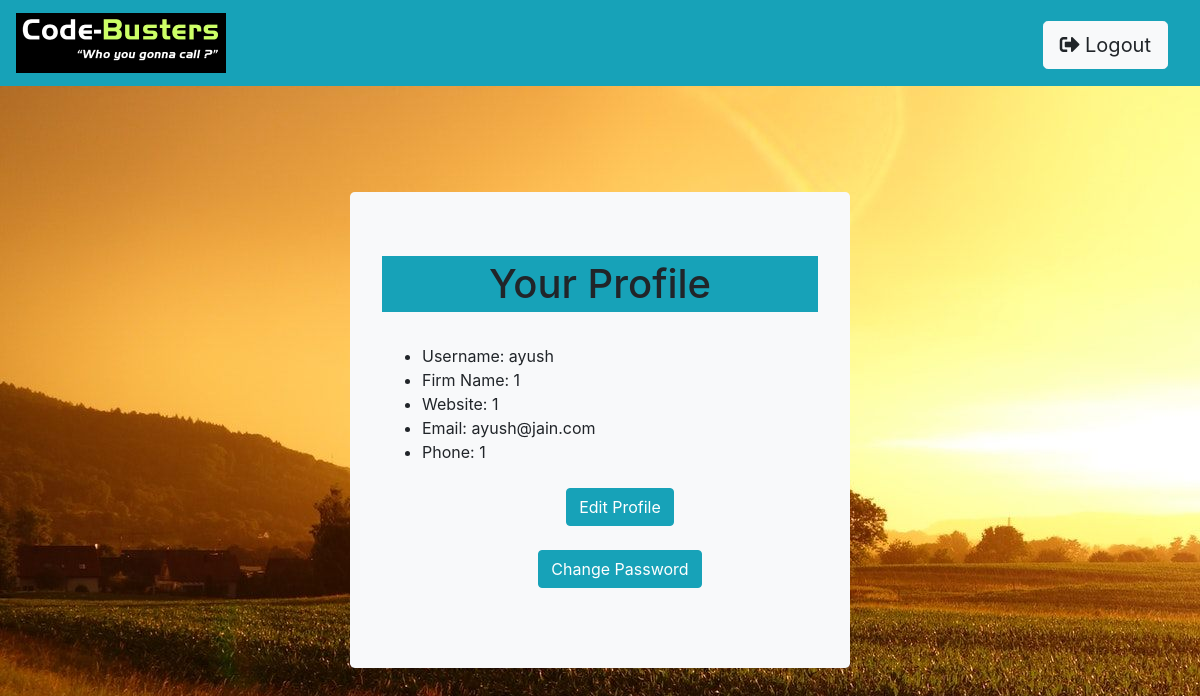
Page /web/myprofile/ (signed in) on the earlier database version.
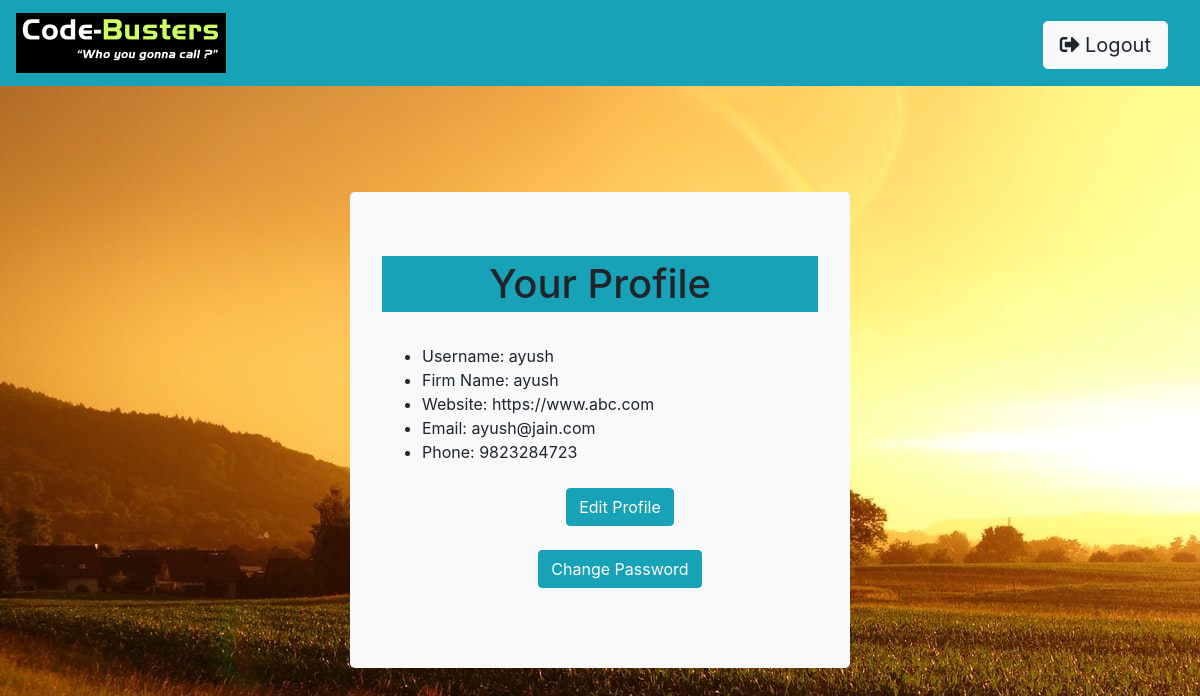
Same page on the later database version.
### web/models.py (models this page shows)
class User(AbstractUser):
    is_seller = models.BooleanField(default=False)
    is_buyer = models.BooleanField(default=False)
    phone = models.CharField(max_length=10, validators=[MinLengthValidator(10),RegexValidator(r'^\d{1,10}$')], default='')
    firm_name = models.CharField(max_length=100,default='')
    website = models.URLField(max_length=100,default='')

### web/views.py (the view)
# urls.py: path('myprofile/',views.my_profile,name="my_profile"),
@login_required(login_url='/web/login/')
def my_profile(request):
    return render(request, 'web/myprofile.html',{'user':request.user})

### web/templates/web/myprofile.html (shortened to what this page needs)
{% extends 'base.html' %}
{% block body %}
<ul class="nav navbar-nav ml-auto">
        <li class="nav-item mr-3 pt-1">
            <form action="{% url 'web:logout' %}" method="post">
            <button type="submit" class="btn btn-light btn-lg">
                <span class="fas fa-sign-out-alt"></span> Logout
            </button>
            </form>
        </li>
</ul>
{% endblock %}
{% block div %}
<br>
<br><br><br><br><br><br><br>
<div class = "jumbotron container bg-light" style="width:500px">
<h1 class="bg-info p-1" align="center">Your Profile</h1>
<br>
{% if user.is_seller is True %}
<ul>
    <li>Username: {{user}}</li>
    <li>Firm Name: {{user.firm_name}}</li>
    <li>Website: {{user.website}}</li>
    <li>Email: {{user.email}}</li>
    <li>Phone: {{user.phone}}</li>
    <br>
    <div align="center">
    <form action="{% url 'web:edit_profile' %}">
    <button type="submit" class="btn btn-info">
        Edit Profile
    </button>
    </form>
    <br>
    <form action="{% url 'web:change_password' %}">
    <button tyoe="submit" class="btn btn-info">
        Change Password
    </button>
    </form>
</ul>
{% endif %}
</div>
{% endblock %}

### web/templates/base.html (shortened to what this page needs)
{% load static %}
<!DOCTYPE html>
<html lang="en">
    <head>
                <link rel="stylesheet" href="https://maxcdn.bootstrapcdn.com/bootstrap/4.3.1/css/bootstrap.min.css">
                <link rel="stylesheet" href="https://stackpath.bootstrapcdn.com/bootstrap/4.1.3/css/bootstrap.min.css">
                <link rel="stylesheet" href="https://use.fontawesome.com/releases/v5.7.0/css/all.css">
    </head>
    <body>
        <nav class="navbar navbar-expand-lg bg-info navbar-light fixed-top">
            <a class="navbar-brand" href = "{% url 'web:home' %}">
                <img src="{% static 'web/images/download.png' %}" alt="Code_Busters" style="height:60px;">
            </a>
            <div class="collapse navbar-collapse" id="contents">
            {% block body %}
            {% endblock %}
            </div>
        </nav>
        {% block div %}
        {% endblock %}
    </body>
</html>

Differences in the rows shown:
changed User "ayush": firm_name "1" → "ayush"; website "1" → "https://www.abc.com"; phone "1" → "9823284723"
